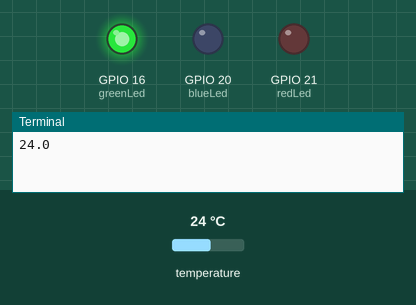
A program run on a simulated Raspberry Pi (BCM pin numbers). Shown: output pins drawn as LEDs (lit = HIGH), the last lines printed to the terminal. The test bench sets the inputs (shaded band); at power-on: temperature 24 °C.

Above: at 1.2 s.
1.3 s: temperature set to 20.7 °C
5.0 s: temperature set to 19.5 °C
At 6.8 s:
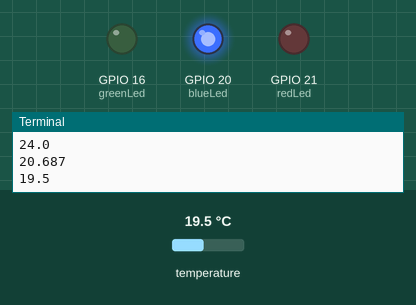
8.7 s: temperature set to 33 °C
At 9.5 s:
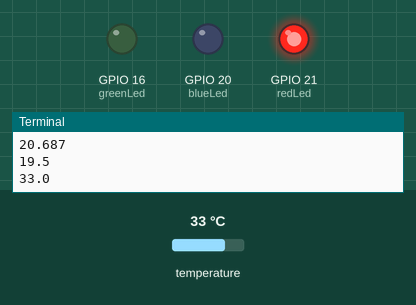
12.4 s: temperature set to 30.4 °C
16.1 s: temperature set to 29.3 °C
At 17.7 s:
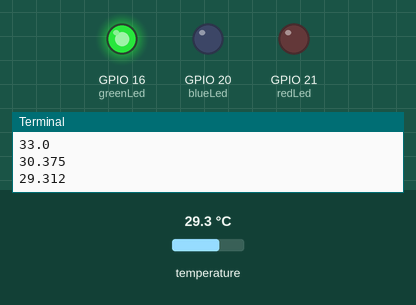
19.8 s: temperature set to 12 °C
At 20.4 s:
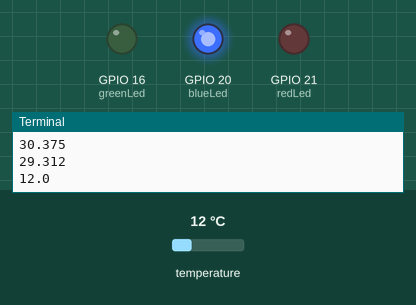
Timing chart, 0 to 22.8 s (numbered marks = the images above; inputs shaded):
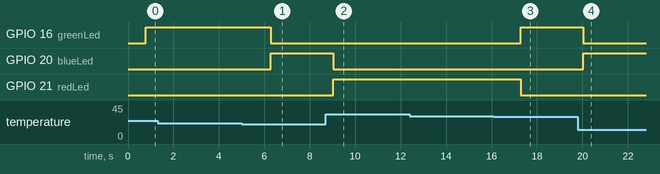

The program:

main10-1.py
```python
import os
import glob
import time
from gpiozero import LED

greenLed = LED(16)
blueLed = LED(20)
redLed = LED(21)

os.system('modprobe w1-gpio')
os.system('modprobe w1-therm')

base_dir = '/sys/bus/w1/devices/'
device_folder = glob.glob(base_dir + '28*')[0]
device_file = device_folder + '/w1_slave'

def read_temp_raw():
    f = open(device_file, 'r')
    lines = f.readlines()
    f.close()
    return lines

def read_temp():
    lines = read_temp_raw()
    while lines[0].strip()[-3:] != 'YES':
        time.sleep(0.2)
        lines = read_temp_raw()
    equals_pos = lines[1].find('t=')
    if equals_pos != -1:
        temp_string = lines[1][equals_pos+2:]
        temp_c = float(temp_string) / 1000.0
        return temp_c

try:
    while True :
        temperature = read_temp()
        print(temperature)
        if temperature >= 30:
            greenLed.value = 0
            blueLed.value = 0
            redLed.value = 1
        elif 20 <= temperature < 30:
            greenLed.value = 1
            blueLed.value = 0
            redLed.value = 0
        elif temperature < 20:
            greenLed.value = 0
            blueLed.value = 1
            redLed.value = 0

        time.sleep(2.0)

except KeyboardInterrupt:
    pass
```

Measured:
- the behaviour switches between 20 and 19.9 °C on temperature (found by bisection; images 0 and 1)
- the behaviour switches between 30 and 29.9 °C on temperature (found by bisection; images 2 and 3)
- after the input at 5.0 s, GPIO 16 (greenLed): HIGH → LOW after 1.3 s; GPIO 20 (blueLed): LOW → HIGH after 1.3 s
- after the input at 8.7 s, GPIO 20 (blueLed): HIGH → LOW after 0.33 s; GPIO 21 (redLed): LOW → HIGH after 0.33 s
- after the input at 16.1 s, GPIO 16 (greenLed): LOW → HIGH after 1.2 s; GPIO 21 (redLed): HIGH → LOW after 1.2 s
- after the input at 19.8 s, GPIO 16 (greenLed): HIGH → LOW after 0.24 s; GPIO 20 (blueLed): LOW → HIGH after 0.24 s
